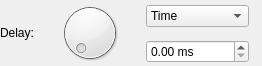
<?xml version="1.0" encoding="UTF-8"?>
<ui version="4.0">
 <class>DelayFilterGUI</class>
 <widget class="QWidget" name="DelayFilterGUI">
  <property name="geometry">
   <rect>
    <x>0</x>
    <y>0</y>
    <width>262</width>
    <height>66</height>
   </rect>
  </property>
  <property name="windowTitle">
   <string notr="true"/>
  </property>
  <layout class="QGridLayout" name="gridLayout" columnstretch="0,0,0,1">
   <property name="leftMargin">
    <number>0</number>
   </property>
   <property name="topMargin">
    <number>0</number>
   </property>
   <property name="rightMargin">
    <number>0</number>
   </property>
   <property name="bottomMargin">
    <number>0</number>
   </property>
   <item row="1" column="2">
    <widget class="QDoubleSpinBox" name="delaySpinBox">
     <property name="suffix">
      <string> ms</string>
     </property>
     <property name="maximum">
      <double>1000000.000000000000000</double>
     </property>
    </widget>
   </item>
   <item row="0" column="0" rowspan="2">
    <widget class="QLabel" name="delayLabel">
     <property name="sizePolicy">
      <sizepolicy hsizetype="Preferred" vsizetype="Preferred">
       <horstretch>0</horstretch>
       <verstretch>0</verstretch>
      </sizepolicy>
     </property>
     <property name="text">
      <string>Delay:</string>
     </property>
    </widget>
   </item>
   <item row="0" column="1" rowspan="2">
    <widget class="QDial" name="delayDial">
     <property name="minimumSize">
      <size>
       <width>0</width>
       <height>66</height>
      </size>
     </property>
     <property name="maximum">
      <number>1000</number>
     </property>
    </widget>
   </item>
   <item row="0" column="2">
    <widget class="QComboBox" name="unitComboBox">
     <item>
      <property name="text">
       <string>Time</string>
      </property>
     </item>
     <item>
      <property name="text">
       <string>Samples</string>
      </property>
     </item>
    </widget>
   </item>
   <item row="0" column="3" rowspan="2">
    <spacer name="horizontalSpacer">
     <property name="orientation">
      <enum>Qt::Horizontal</enum>
     </property>
     <property name="sizeHint" stdset="0">
      <size>
       <width>40</width>
       <height>20</height>
      </size>
     </property>
    </spacer>
   </item>
  </layout>
 </widget>
 <resources/>
 <connections/>
</ui>
